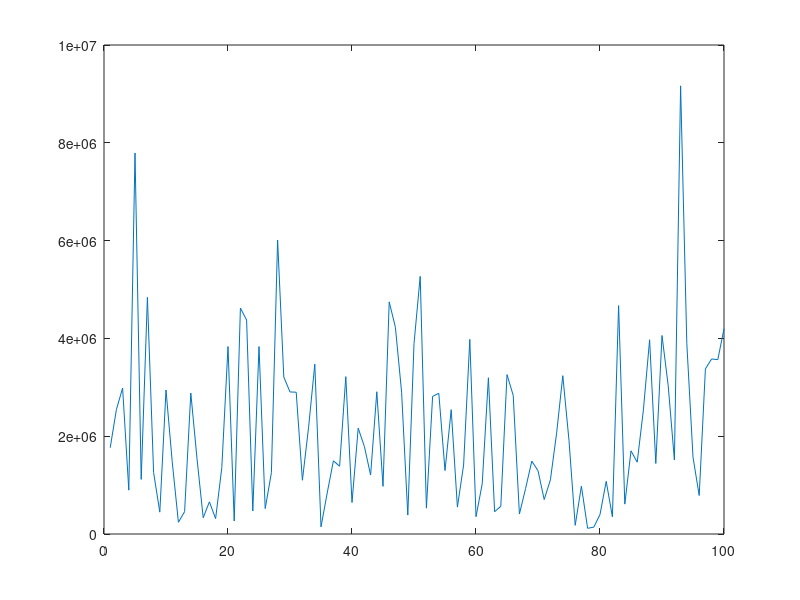

Reproduce this figure in MATLAB.
clear all;
L = 1e2;                %sample length
Fs = 1000;              % sampling rate
X = randn(1,L);         % awgn
Y = fft(X);             % frequency domain of awgn
P2 = abs(Y/L);          % sideband of frequency domain representation 
P1 = P2(1:L/2+1);       % another sideband of fourier domain representation 
P1(2:end-1) = 2*P1(2:end-1);
% f = Fs*(0:(L/2))/L;     % frequency values for the plot
% plot(f,P1) 
% title('Single-Sided Amplitude Spectrum of X(t)')
% xlabel('f (Hz)')
% ylabel('|P1(f)|')
% 
fl=70;                  % tunable parameter
c=100;                  % another tunable parameter
f=1:1:L;                % frequency component for the plot 
for fl=30:1:60
  for c=30:1:100 
       fu=fl+c;
       hf=1i*fu^2*f/(fl+1i*f)*(fu+1i*f);   % frequency domain representation of the transfer function 
       Yf = hf.*Y;
       Yout = ifft(Yf); 
       dlmwrite("data.csv",Yout,'delimiter',',','-append')
  end
end% multiplication in the frequency domain will
                                    % correspond to convolution in the time
                                    % domain 
                   % inverse fourier transform for the output signal to convert 
                                    % it into time domain representation 
plot(abs(Yout))              